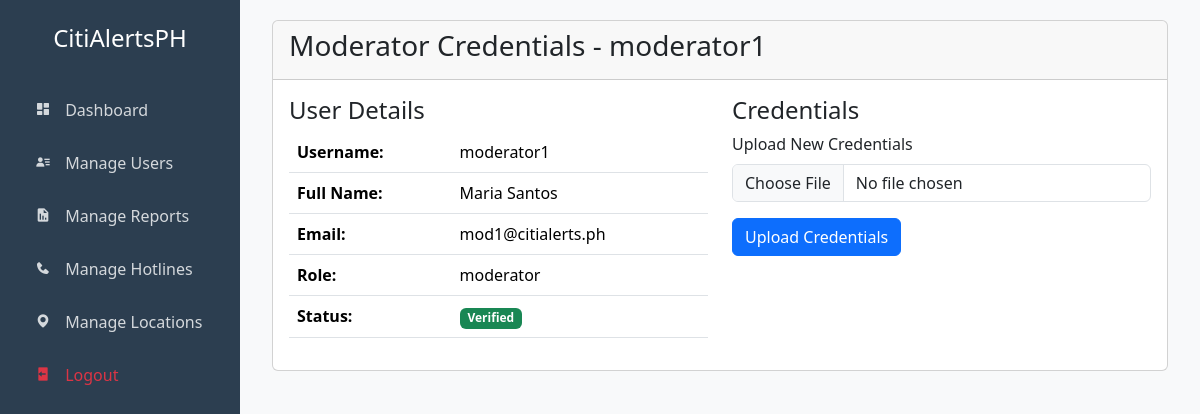
Page /app/web/view-credentials.php?user_id=3 (signed in) on the committed database.
### tables this page shows
CREATE TABLE `users` (
  `id` int(11) NOT NULL AUTO_INCREMENT,
  `username` varchar(50) NOT NULL,
  `email` varchar(100) NOT NULL,
  `password` varchar(255) NOT NULL,
  `user_type` enum('user','moderator') NOT NULL DEFAULT 'user',
  `first_name` varchar(50) NOT NULL,
  `last_name` varchar(50) NOT NULL,
  `phone` varchar(20) DEFAULT NULL,
  `profile_image` varchar(255) DEFAULT NULL,
  `verification_documents` text DEFAULT NULL,
  `is_verified` tinyint(1) NOT NULL DEFAULT 0,
  `created_at` timestamp NOT NULL DEFAULT current_timestamp(),
  `updated_at` timestamp NOT NULL DEFAULT current_timestamp() ON UPDATE current_timestamp(),
  PRIMARY KEY (`id`),
  UNIQUE KEY `username` (`username`),
  UNIQUE KEY `email` (`email`),
  KEY `idx_user_type` (`user_type`),
  KEY `idx_is_verified` (`is_verified`),
  KEY `idx_created_at` (`created_at`)
);

### app/web/view-credentials.php (the view, shortened to what this page needs)
<?php
require_once 'includes/header.php';
require_once 'config.php';
$user_id = $conn->real_escape_string($_GET['user_id']);
$user_query = "SELECT * FROM users WHERE id = $user_id";
$user_result = $conn->query($user_query);
$user = $user_result->fetch_assoc();
?>
<div class="main-content">
    <div class="container-fluid">
        <div class="card">
            <div class="card-header">
                <h3 class="card-title">Moderator Credentials - <?php echo htmlspecialchars($user['username']); ?></h3>
            </div>
            <div class="card-body">
                <div class="row">
                    <div class="col-md-6">
                        <h4>User Details</h4>
                        <table class="table">
                            <tr>
                                <th>Username:</th>
                                <td><?php echo htmlspecialchars($user['username']); ?></td>
                            </tr>
                            <tr>
                                <th>Full Name:</th>
                                <td><?php echo htmlspecialchars($user['first_name'] . ' ' . $user['last_name']); ?></td>
                            </tr>
                            <tr>
                                <th>Email:</th>
                                <td><?php echo htmlspecialchars($user['email']); ?></td>
                            </tr>
                            <tr>
                                <th>Role:</th>
                                <td><?php echo htmlspecialchars($user['user_type']); ?></td>
                            </tr>
                            <tr>
                                <th>Status:</th>
                                <td>
                                    <span class="badge bg-<?php echo $user['is_verified'] ? 'success' : 'warning'; ?>">
                                        <?php echo $user['is_verified'] ? 'Verified' : 'Unverified'; ?>
                                    </span>
                                </td>
                            </tr>
                        </table>
                    </div>
                    <div class="col-md-6">
                        <h4>Credentials</h4>
                        <form method="POST" enctype="multipart/form-data">
                            <div class="mb-3">
                                <label for="credentials" class="form-label">Upload New Credentials</label>
                                <input type="file" class="form-control" id="credentials" name="credentials" accept=".jpg,.jpeg,.png,.pdf,.doc,.docx">
                            </div>
                            <button type="submit" class="btn btn-primary">Upload Credentials</button>
                        </form>
                    </div>
                </div>
            </div>
        </div>
    </div>
</div>
</body>
</html>

### app/web/includes/header.php (style rules this page uses)
.main-content { margin-left: 240px; padding: 20px; }

### rows in the picture
users: username "moderator1", first_name+last_name "Maria Santos", email "mod1@citialerts.ph", user_type "moderator"
